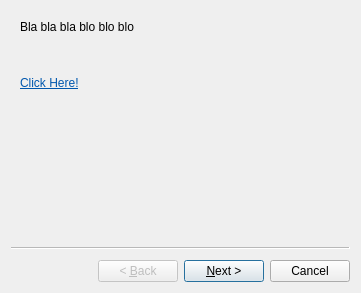
<?xml version="1.0" encoding="UTF-8"?>
<ui version="4.0">
 <class>Wizard</class>
 <widget class="QWizard" name="Wizard">
  <property name="geometry">
   <rect>
    <x>0</x>
    <y>0</y>
    <width>361</width>
    <height>293</height>
   </rect>
  </property>
  <property name="windowTitle">
   <string>Wizard</string>
  </property>
  <widget class="QWizardPage" name="wizardPage1">
   <layout class="QVBoxLayout" name="verticalLayout">
    <item>
     <widget class="QLabel" name="label">
      <property name="text">
       <string>&lt;html&gt;&lt;head/&gt;&lt;body&gt;&lt;p&gt;Bla bla bla blo blo blo&lt;br/&gt;&lt;br/&gt;&lt;br/&gt;&lt;br/&gt;&lt;a href=&quot;https://accounts.google.com/ServiceLogin?service=googleplay&amp;amp;passive=86400&amp;amp;continue=https%3A%2F%2Fplay.google.com%2Fstore%2Fapps%2Fdetails%3Fid%3Dcom.melloware.zeroconf%26hl%3Den%26rdid%3Dcom.melloware.zeroconf%26rdot%&quot;&gt;&lt;span style=&quot; text-decoration: underline; color:#0057ae;&quot;&gt;Click Here!&lt;/span&gt;&lt;/a&gt;&lt;/p&gt;&lt;/body&gt;&lt;/html&gt;</string>
      </property>
      <property name="textFormat">
       <enum>Qt::RichText</enum>
      </property>
      <property name="openExternalLinks">
       <bool>true</bool>
      </property>
      <property name="textInteractionFlags">
       <set>Qt::TextBrowserInteraction</set>
      </property>
     </widget>
    </item>
   </layout>
  </widget>
  <widget class="QWizardPage" name="wizardPage2">
   <layout class="QVBoxLayout" name="verticalLayout_2">
    <item>
     <widget class="QLabel" name="label_2">
      <property name="text">
       <string>Select your device</string>
      </property>
     </widget>
    </item>
    <item>
     <widget class="QListView" name="listView"/>
    </item>
   </layout>
  </widget>
  <widget class="QWizardPage" name="wizardPage3"/>
 </widget>
 <resources/>
 <connections/>
</ui>
